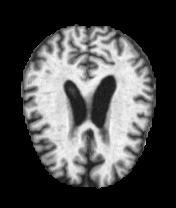
#> input picture Alzheimer_s Dataset/ModerateDemented/mir12_27.jpg, 176 x 208 px, found by its file name; its folder holds only this picture in this run
$ jupyter execute '2.Augmentation of Images.ipynb'
#> lines starting #> are read from the running program, lines starting #| are printed output that depends on the picture
[cell 1]
import pandas as pd
import numpy as np
from skimage import io
from skimage.transform import rotate
import cv2
import os
import time

[cell 2]
files = os.listdir("Dataset/train/ModerateDemented/")

if('.DS_Store' in files):
    files.remove('.DS_Store')

[cell 3]
len(files)

[cell 4]
path = "Dataset/train/ModerateDemented/"
new_path = "Dataset/train/ModerateDemented_AUG/"

[cell 5]
def rotate_images(new_path,path,degree_of_rotation,file,count):
#> called with new_path = 'Dataset/train/ModerateDemented_AUG/', path = 'Dataset/train/ModerateDemented/', degree_of_rotation = 0, file = 'mir12_27.jpg', count = 0
    img = io.imread(str(path+file))
#> img is the input picture: shape (208, 176); min 0, max 255, mean 75.2
    img = rotate(img, degree_of_rotation)
    io.imsave(new_path + 'rot'+ str(count) + '_' + str(file), img)


def mirror_images(new_path,path,direction,file,count):
#> called with new_path = 'Dataset/train/ModerateDemented_AUG/', path = 'Dataset/train/ModerateDemented/', direction = 1, file = 'mir12_27.jpg', count = 1
    img=io.imread(str(path+file))
    img=cv2.flip(img,direction)
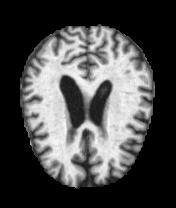
#> img: shape (208, 176); min 0, max 255, mean 75.2
    #cv2.imwrite(new_path+'mir1_'+str(file),img)
    io.imsave(new_path + 'mir' +str(count) + '_' + str(file) , img)

[cell 6]
for file in files:
    str1 = str(file)
    str1 = str1[0:-4]
    rotate_images(new_path,path,0,file,0)
    mirror_images(new_path,path,1,file,1)
    rotate_images(new_path,path,150,file,2)
#> call 2 of rotate_images, with new_path = 'Dataset/train/ModerateDemented_AUG/', path = 'Dataset/train/ModerateDemented/', degree_of_rotation = 150, file = 'mir12_27.jpg', count = 2
#> in rotate_images (call 2), `img = rotate(img, degree_of_rotation)`:
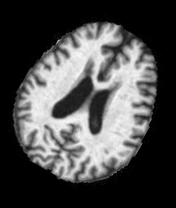
#> img: shape (208, 176) float64; min 0, max 0.984, mean 0.295
    rotate_images(new_path,path,90,file,3)
#> call 3 of rotate_images, with new_path = 'Dataset/train/ModerateDemented_AUG/', path = 'Dataset/train/ModerateDemented/', degree_of_rotation = 90, file = 'mir12_27.jpg', count = 3
#> in rotate_images (call 3), `img = rotate(img, degree_of_rotation)`:
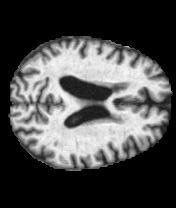
#> img: shape (208, 176) float64; min 0, max 1, mean 0.295
    rotate_images(new_path,path,180,file,4)
#> call 4 of rotate_images, with new_path = 'Dataset/train/ModerateDemented_AUG/', path = 'Dataset/train/ModerateDemented/', degree_of_rotation = 180, file = 'mir12_27.jpg', count = 4
#> in rotate_images (call 4), `img = rotate(img, degree_of_rotation)`:
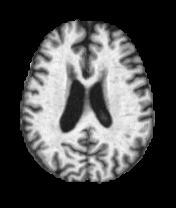
#> img: shape (208, 176) float64; min 0, max 1, mean 0.295
    rotate_images(new_path,path,270,file,5)
#> in rotate_images (call 5), `img = rotate(img, degree_of_rotation)`:
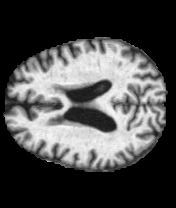
#> img: shape (208, 176) float64; min 0, max 1, mean 0.295

$ run again, on Alzheimer_s Dataset/ModerateDemented/mir12_moderateDem20.jpg
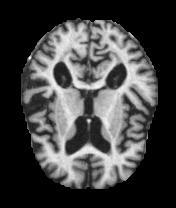
#> input picture Alzheimer_s Dataset/ModerateDemented/mir12_moderateDem20.jpg, 176 x 208 px, found by its file name
#> in rotate_images, img is the input picture: shape (208, 176); min 0, max 254, mean 66.8
#> in rotate_images (call 4), `img = rotate(img, degree_of_rotation)`:
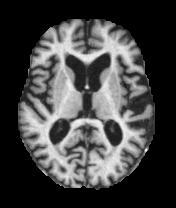
#> img: shape (208, 176) float64; min 0, max 0.996, mean 0.262
#> in rotate_images (call 5), `img = rotate(img, degree_of_rotation)`:
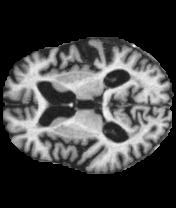
#> img: shape (208, 176) float64; min 0, max 0.996, mean 0.262

$ run again, on Alzheimer_s Dataset/ModerateDemented/mir12_31.jpg
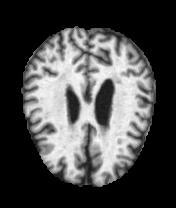
#> input picture Alzheimer_s Dataset/ModerateDemented/mir12_31.jpg, 176 x 208 px, found by its file name
#> in rotate_images, img is the input picture: shape (208, 176); min 0, max 255, mean 74.3
#> in rotate_images (call 4), `img = rotate(img, degree_of_rotation)`:
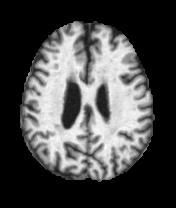
#> img: shape (208, 176) float64; min 0, max 1, mean 0.291
#> in rotate_images (call 5), `img = rotate(img, degree_of_rotation)`:
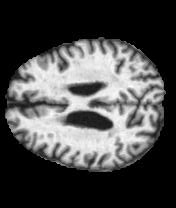
#> img: shape (208, 176) float64; min 0, max 1, mean 0.291
